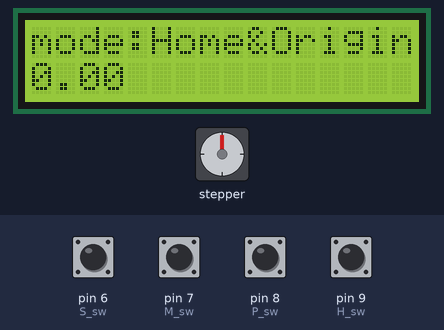
A program run on a simulated Arduino Uno, built with avr-gcc and run on an emulated ATmega328P. On the bench: stepper motor, 16×2 character LCD. Wiring (inferred from the names in the program): stepper motor driver (200 steps per turn assumed): step pin 11; direction pin 13; enable pin 12. The inputs (shaded band) are chosen by the test bench; at power-on: pin 6 (S_sw), pin 7 (M_sw), pin 8 (P_sw), pin 9 (H_sw) HIGH. What the program prints to the serial monitor is not drawn.

Above: at 1.2 s.
1.3 s: pin 6 (S_sw) pulled LOW for 0.15 s
At 2.9 s:
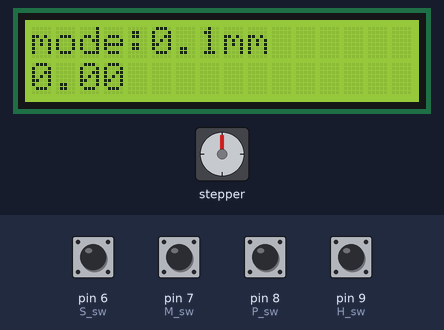
3.3 s: pin 7 (M_sw) pulled LOW for 1 s
At 5.1 s:
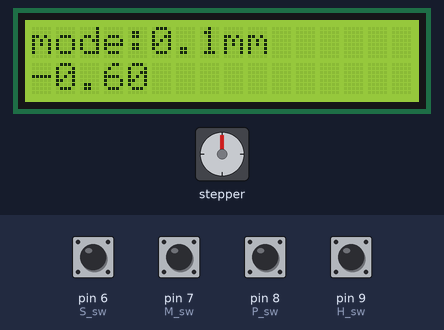
5.9 s: pin 8 (P_sw) pulled LOW for 1 s
At 7.7 s:
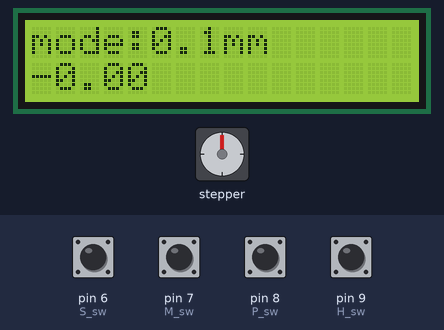
8.5 s: pin 6 (S_sw) pulled LOW for 1 s
At 10.6 s:
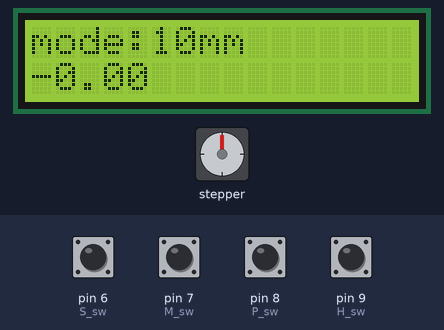
11.0 s: pin 7 (M_sw) pulled LOW for 0.15 s
At 11.9 s:
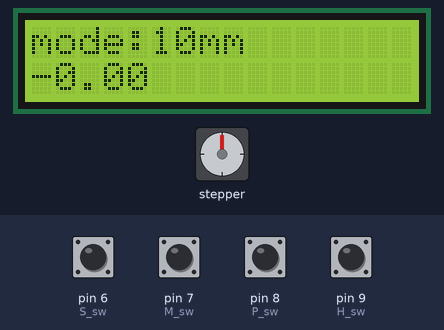
14.1 s: pin 9 (H_sw) pulled LOW for 0.15 s
At 15.2 s:
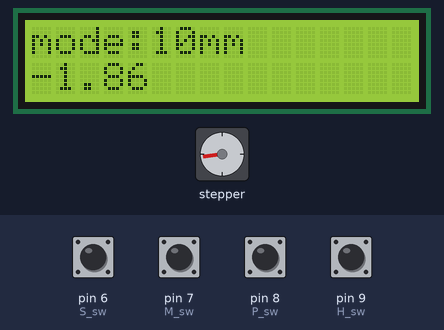
Timing chart, 0 to 16.7 s (numbered marks = the images above; inputs shaded):
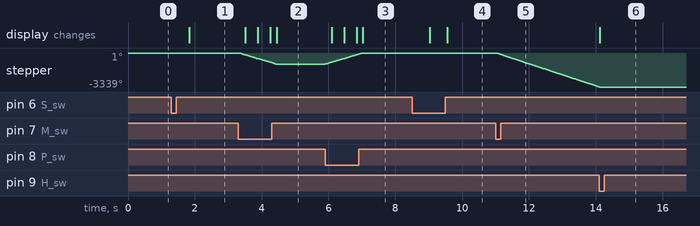

The program:

main.cpp
```cpp
#include <Arduino.h>
#include <LiquidCrystal_I2C.h>
#include <Wire.h>

LiquidCrystal_I2C lcd(0x27,16,2);
/**************LCD配線******************/
  //SDA → A4
  //SCL → A5
/**************************************/


/********************モータドライバ配線と設定***********************/
  //下記プログラム参照で配線の事
  //SW1の1~3番ピンはON(ステップ分割数1・1パルス1.8°・分解能200)とする。
  //SW1の4番ピンはOFF(1パルス入力方式)
  //駆動電流減衰率設定ON(節電モードは制御しません)
  //停止電流設定は説明書の通り、SW1を6=OFF,7=ON,8=ONとする。
  //駆動電流設定は説明書の通り、SW2をB(2.0A)設定とする。

  //ドライバは、1パルス設定・駆動電流制御信号OFF・停止電流設定信号OFF
  //励磁タイミング信号の使用なし・モータ停止電流設定信号なし
  //として制御します。

int DIR = 13;  //回転方向信号
int ENA = 12;  //出力電流イネーブル信号
int PUL = 11;  //回転パルス信号

/*****************************************************************/

/************************入力信号読み込み***************************/
int H_sw = 9;  //home end swich
int P_sw = 8;  //プラススイッチ読み込み
int M_sw = 7;  //マイナススイッチ読み込み
int S_sw = 6;  //セレクトスイッチ読み込み
/*****************************************************************/

int C = 0; //モード切り替え用
float N = 0;//現在地表示用
int G = 10; //モータのギヤ比を代入

void home()
{
  while (digitalRead(H_sw))
  {
    digitalWrite(DIR, HIGH);
    digitalWrite(ENA, LOW);
    digitalWrite(PUL, HIGH);
    delayMicroseconds(800);
    digitalWrite(PUL, LOW);
    delayMicroseconds(800);

  }


  for (int i = 0; i < 300*G; i++)
  {
    digitalWrite(DIR, LOW);
    digitalWrite(ENA, LOW);
    digitalWrite(PUL, HIGH);
    delayMicroseconds(800);
    digitalWrite(PUL, LOW);
    delayMicroseconds(800);

  }

  for (int i = 0; i < 300*G; i++)
  {
    digitalWrite(DIR, HIGH);
    digitalWrite(ENA, LOW);
    digitalWrite(PUL, HIGH);
    delayMicroseconds(800);
    digitalWrite(PUL, LOW);
    delayMicroseconds(800);
  }

  N = 0;
  lcd.clear();
  lcd.setCursor(0, 0);
  lcd.print(N);
}

void test()//test mode CW,CCW1回転を繰り返す。
{
  for (int i = 0; i < 200*G; i++)
  {
    digitalWrite(DIR, HIGH);
    digitalWrite(ENA, LOW);
    digitalWrite(PUL, HIGH);
    delayMicroseconds(800);
    digitalWrite(PUL, LOW);
    delayMicroseconds(800);
  }
  delay(100);
  for (int i = 0; i < 200*G; i++)
  {
    digitalWrite(DIR, LOW);
    digitalWrite(ENA, LOW);
    digitalWrite(PUL, HIGH);
    delayMicroseconds(800);
    digitalWrite(PUL, LOW);
    delayMicroseconds(800);
  }
}

void setup()
{
  pinMode(PUL, OUTPUT);
  pinMode(DIR, OUTPUT);
  pinMode(ENA, OUTPUT);
  pinMode(P_sw, INPUT_PULLUP);
  pinMode(M_sw, INPUT_PULLUP);
  pinMode(S_sw, INPUT_PULLUP);
  pinMode(H_sw, INPUT_PULLUP);
  lcd.init();
  lcd.backlight();
  lcd.setCursor(0, 0);
  Serial.begin(115200);

  //home();
  //電源投入時自動で原点復帰する場合コメントアウト
}

void loop()
{
  //test();//test mode正式実装の場合コメントアウトしてください。

  if (!digitalRead(S_sw))
  {
    C++;
    delay(500);
  }
  if (!digitalRead(H_sw))
  {
    lcd.setCursor(0, 10);
    lcd.print("HOME");
  }

  switch (C)
  {
  case 0: //HOME&ORIGIN

    if (!digitalRead(P_sw))
    {
      home();
    }
    if (!digitalRead(M_sw))
    {
      N = 0;
      lcd.setCursor(0, 0);
      lcd.print("                ");
      lcd.print(N);
    }
    lcd.setCursor(0, 0);
    lcd.print("mode:Home&Origin");
    Serial.println("mode:Home&Origin");
    lcd.setCursor(0, 1);
    lcd.print(N);
    break;

  case 1: //0.1mm
    if (!digitalRead(P_sw))
    {
      for (int i = 0; i < 10*G; i++)
      {
        digitalWrite(DIR, HIGH);
        digitalWrite(ENA, LOW);
        digitalWrite(PUL, HIGH);
        delayMicroseconds(800);
        digitalWrite(PUL, LOW);
        delayMicroseconds(800);

        N = N + (0.01/G);

      }
    }
    if (!digitalRead(M_sw) && digitalRead(H_sw))
    {
      for (int i = 0; i < 10*G; i++)
      {
        digitalWrite(DIR, LOW);
        digitalWrite(ENA, LOW);
        digitalWrite(PUL, HIGH);
        delayMicroseconds(800);
        digitalWrite(PUL, LOW);
        delayMicroseconds(800);
        N = N - (0.01/G);
       if (!digitalRead(H_sw))
       {
         break;
       }

      }


    }
    lcd.setCursor(0, 0);
    lcd.print("mode:0.1mm      ");
    lcd.setCursor(0, 1);

    lcd.print(N);

    Serial.print("mode:0.1mm ");
    Serial.println(N);
    break;

  case 2: //1.0mm

    if (!digitalRead(P_sw))
    {
      for (int i = 0; i < 100*G; i++)
      {
        digitalWrite(DIR, HIGH);
        digitalWrite(ENA, LOW);
        digitalWrite(PUL, HIGH);
        delayMicroseconds(800);
        digitalWrite(PUL, LOW);
        delayMicroseconds(800);
        N = N + (0.01/G);

      }
    }
    if (!digitalRead(M_sw) && digitalRead(H_sw))
    {
      for (int i = 0; i < 100*G; i++)
      {
        digitalWrite(DIR, LOW);
        digitalWrite(ENA, LOW);
        digitalWrite(PUL, HIGH);
        delayMicroseconds(800);
        digitalWrite(PUL, LOW);
        delayMicroseconds(800);
        N = N - (0.01/G);
        if (!digitalRead(H_sw))
       {
         break;
       }
      }

    }

    lcd.setCursor(0, 1);

    lcd.print(N);
    lcd.setCursor(0, 0);
    lcd.print("mode:1.0mm      ");
    Serial.print("mode:1.0mm ");
    Serial.println(N);
    break;

  case 3: //10mm
    if (!digitalRead(P_sw))
    {
      for (int i = 0; i < 1000*G; i++)
      {
        digitalWrite(DIR, HIGH);
        digitalWrite(ENA, LOW);
        digitalWrite(PUL, HIGH);
        delayMicroseconds(800);
        digitalWrite(PUL, LOW);
        delayMicroseconds(800);
        N = N + (0.01/G);

      }
    }
    if (!digitalRead(M_sw) && digitalRead(H_sw))
    {
      for (int i = 0; i < 1000*G; i++)
      {
        digitalWrite(DIR, LOW);
        digitalWrite(ENA, LOW);
        digitalWrite(PUL, HIGH);
        delayMicroseconds(800);
        digitalWrite(PUL, LOW);
        delayMicroseconds(800);
        N = N - (0.01/G);
        if (!digitalRead(H_sw))
       {
         break;
       }
      }

    }

    lcd.setCursor(0, 1);

    lcd.print(N);
    lcd.setCursor(0, 0);
    lcd.print("mode:10mm      ");
    Serial.print("mode:10mm ");
    Serial.println(N);
    break;

  default:
    C = 0;
    break;
  }
}
```

Measured:
- after the input at 1.3 s, the display: changes after 0.54 s (image 1)
- after the input at 3.3 s, stepper: turns 1080° counter-clockwise in 1.1 s, starting at once; the display: first changes after 0.21 s (image 2 shows a later state)
- after the input at 5.9 s, stepper: turns 1080° clockwise in 1.1 s, starting at once; the display: first changes after 0.19 s (image 3 shows a later state)
- after the input at 8.5 s, the display: first changes after 0.53 s (image 4 shows a later state)
- after the input at 11.0 s, stepper: keeps turning counter-clockwise at about 1082°/s, starting at once
- after the input at 14.1 s, the display: changes at once (image 6)
